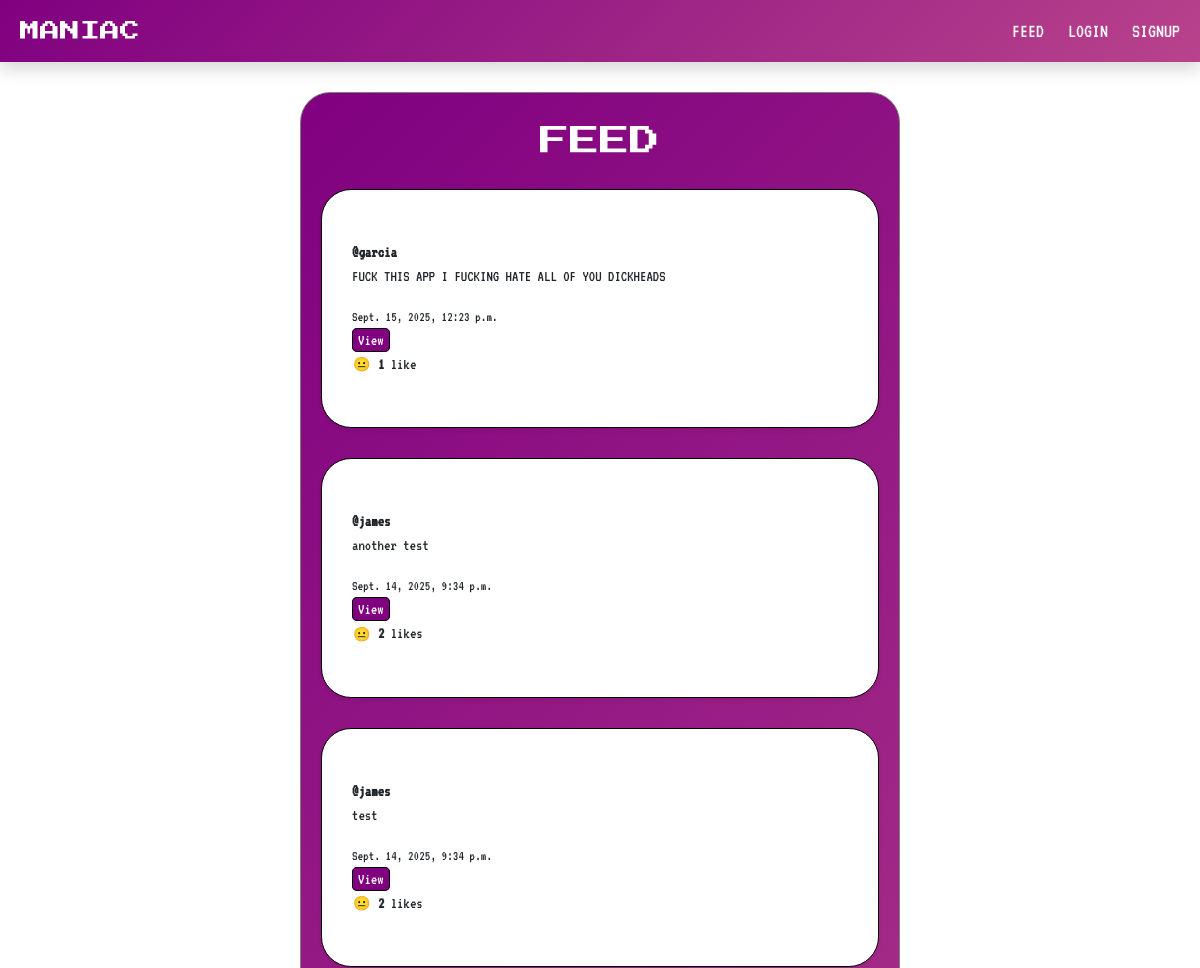
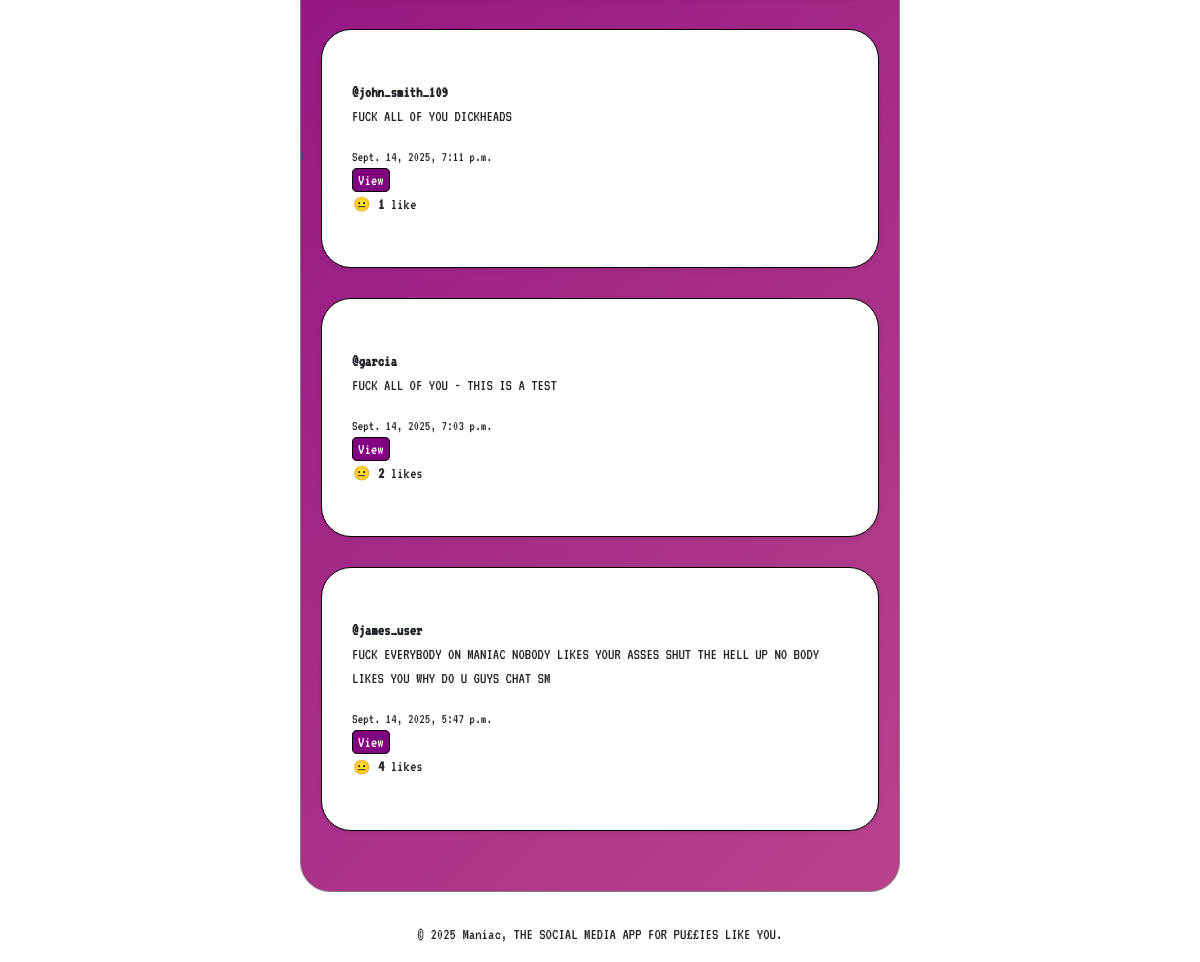
The app's page /, older data (2 pictures, top to bottom).
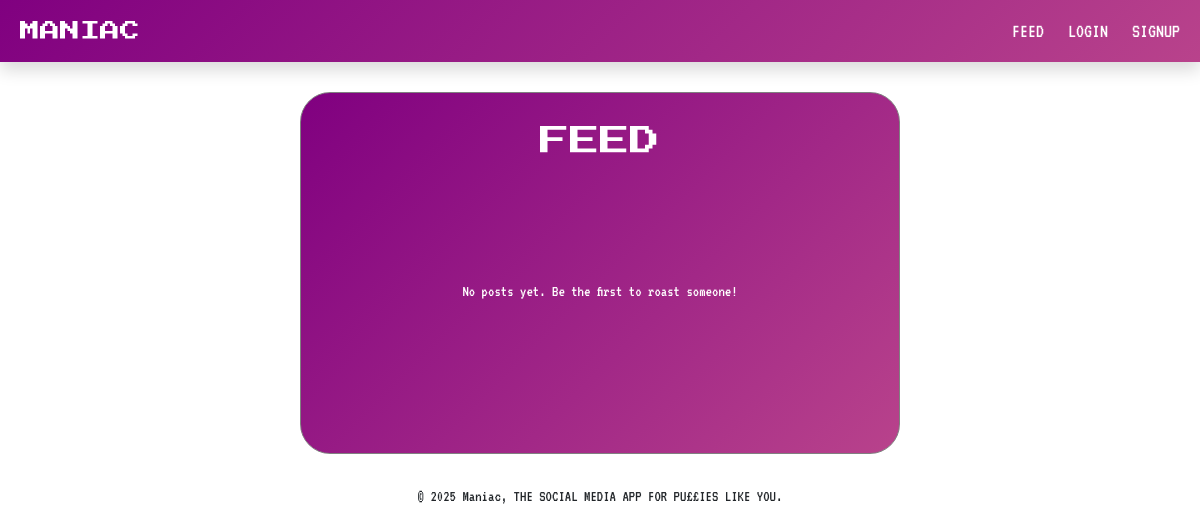
The same page, newer data.
### core/models.py (models this page shows, shortened)
class Post(models.Model):
    author = models.ForeignKey(User, on_delete=models.CASCADE)
    content = models.TextField()
    created_at = models.DateTimeField(auto_now_add=True)
    likes = models.ManyToManyField(User, related_name='liked_posts', blank=True)
    def total_likes(self):
        return self.likes.count()

### core/views.py (the view)
# urls.py: path('', views.feed, name='feed'),
def feed(request):
    posts = Post.objects.all().order_by('-created_at')
    return render(request, 'core/feed.html', {'posts': posts})

### core/templates/core/feed.html (shortened to what this page needs)
{% extends "core/base.html" %}
{% block content %}
  <div class="container-feed-styling">
    <h1 class="font-for-brand text-white text-center" style="font-size: 30px">FEED</h1>
    {% for post in posts %}
      <div class="container-posts-styling font-for-text shadow-sm">
        <strong>@{{ post.author.username }}</strong>
        <p>{{ post.content }}</p>
        <small>{{ post.created_at }}</small>
        <div class="ms-auto">
          {% if post.author == user %}
              <a class="post-button" href="{% url 'edit_post' post.id %}">Edit</a>
              <a class="post-button" href="{% url 'delete_post' post.id %}">Delete</a>
              <a class="post-button" href="{% url 'view_post' post.id %}">View</a>
          {% else %}
              <a class="post-button" href="{% url 'view_post' post.id %}">View</a>
          {% endif %}
        </div>
        <form method="post" action="{% url 'like_post' post.id %}">
          <div class="d-flex flex-row">
            <div>
              {% if user in post.likes.all %}
                <button type="submit" class="btn btn-sm p-0">😂</button>
              {% else %}
                <button type="submit" class="btn btn-sm p-0">😐</button>
              {% endif %}
              <strong>{{ post.total_likes }}</strong>
              {% if post.total_likes == 1%} like {% else %} likes {% endif%}
            </div>
          </div>
        </form>
      </div>
    {% empty %}
      <p class="text-center font-for-text no-posts-text text-white">No posts yet. Be the first to roast someone!</p>
    {% endfor %}
  </div>
{% endblock %}

Row changes from the older to the newer data that the page shows:
removed Post: author.username "garcia", content "FUCK THIS APP I FUCKING HATE ALL OF YOU DICKHEADS", created_at "Sept. 15, 2025, 12:23 p.m.", shows "View", total_likes "1"
removed Post: author.username "james", content "another test", created_at "Sept. 14, 2025, 9:34 p.m.", shows "View", total_likes "2"
removed Post: author.username "james", content "test", created_at "Sept. 14, 2025, 9:34 p.m.", shows "View", total_likes "2"
removed Post: author.username "john_smith_109", content "FUCK ALL OF YOU DICKHEADS", created_at "Sept. 14, 2025, 7:11 p.m.", shows "View", total_likes "1"
removed Post: author.username "garcia", content "FUCK ALL OF YOU - THIS IS A TEST", created_at "Sept. 14, 2025, 7:03 p.m.", shows "View", total_likes "2"
removed Post: author.username "james_user", content "FUCK EVERYBODY ON MANIAC NOBODY LIKES YOUR ASSES SHUT THE HELL UP NO BODY LIKES YOU WHY DO U GUYS CHAT SM", created_at "Sept. 14, 2025, 5:47 p.m.", shows "View", total_likes "4"
Text that changed along with them:
text now shown: "No posts yet. Be the first to roast someone!"
